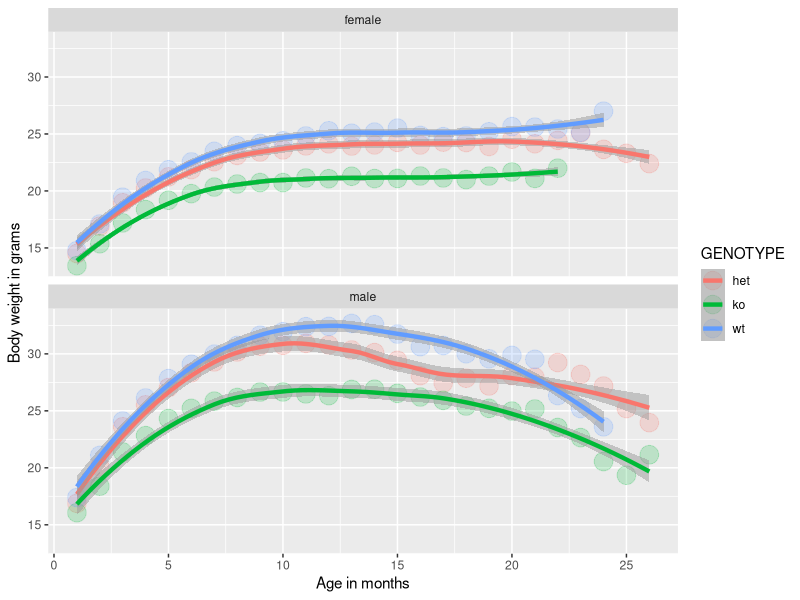
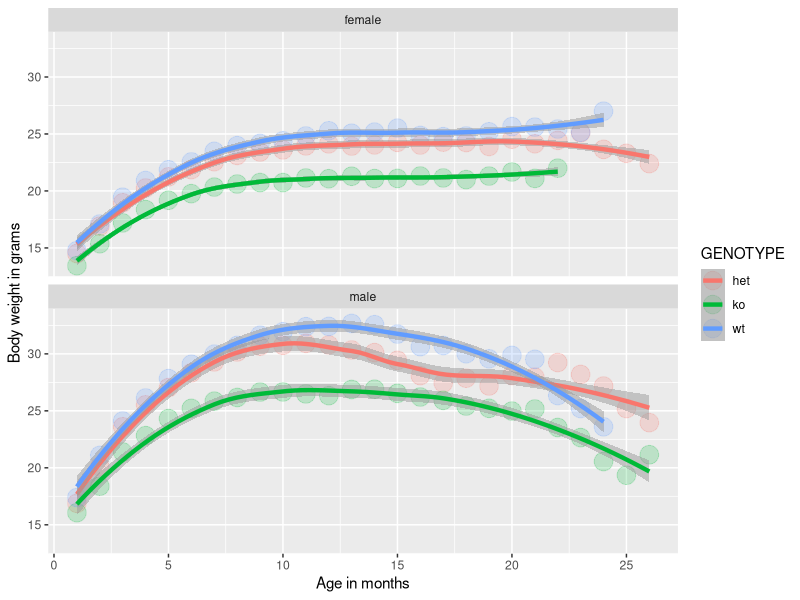

Recreate these plots in R, in order.
library(tidyverse)
library(lubridate)

### read master weight file into R
weights <- read_csv("share_weight.csv")
### Gather the data from columns into a single row for tidy data
wt_gather <- weights %>% gather(date, weight, 5:117)

### Convert the dates into machine-readable month-day-year dates
wt_gather$date <- mdy(wt_gather$date)
wt_gather$DOB <- mdy(wt_gather$DOB)

### Calculate the difference in days between the date of birth (DOB)
### and the specific date the weight was taken
### convert weight to numeric instead of character
wt_age <- wt_gather %>% 
  mutate(age_wt = date - DOB) %>% 
  filter(age_wt > 0)
wt_age$weight <- as.numeric(wt_age$weight)

### create a vector and then bin
age_vec <- wt_age$age_wt
bin_x <- seq(0, 1530, 30)
bin_vec <- .bincode(age_vec, bin_x, TRUE, TRUE)

wt_age["bin"] <- bin_vec

### start the summarize pipe, exclude unknown genotypes, NA weights or outliers (> 55)
### group by SEX, GENOTYPE, and by the age in days then calc the mean
wt_sum <- wt_age %>% 
  filter(GENOTYPE != "NA", GENOTYPE != "?", weight != "NA", weight < 55) %>% 
  group_by(SEX, GENOTYPE, bin) %>% 
  summarise(n = n(), weight = mean(weight, na.rm = T))

### view the end results
wt_sum

### Faceted graph by genotype and sex
(g1 <- ggplot(data = wt_sum, aes(x = bin, y = weight, color = GENOTYPE)) + 
    geom_point(size = 6, alpha = 0.2) + 
    geom_smooth(alpha = .5, size = 1.5) + 
    facet_wrap(~SEX, nrow = 2) + 
    labs(x = "Age in months", y = "Body weight in grams") + 
    scale_x_continuous(breaks = c(0, 5, 10, 15, 20, 25, 30)))

### save the plot
ggsave("weight_age.png", width = 20, height = 20, units = "cm")

###  Save table to CSV file
write.csv(wt_age, "wt_age.csv")
